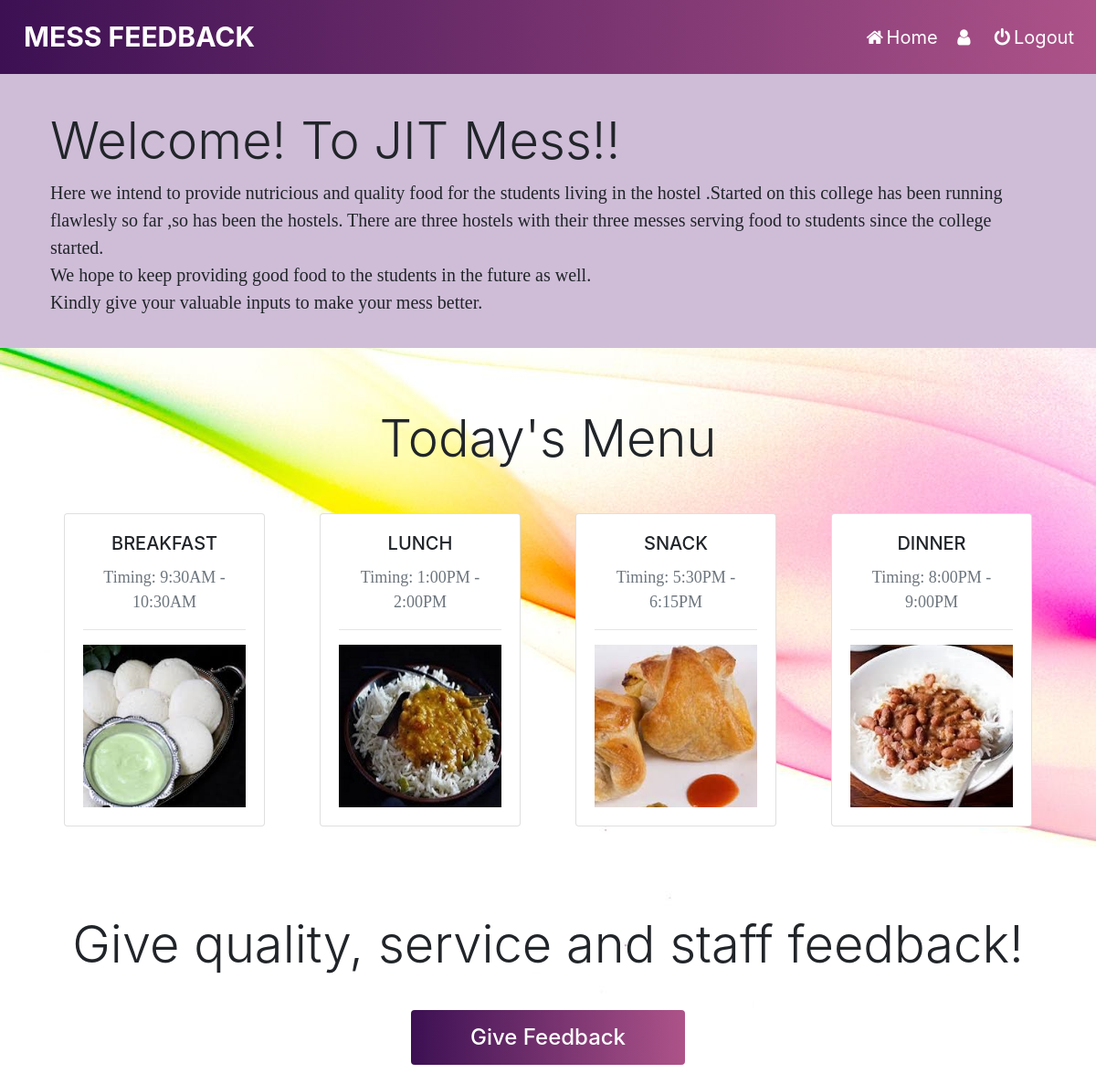
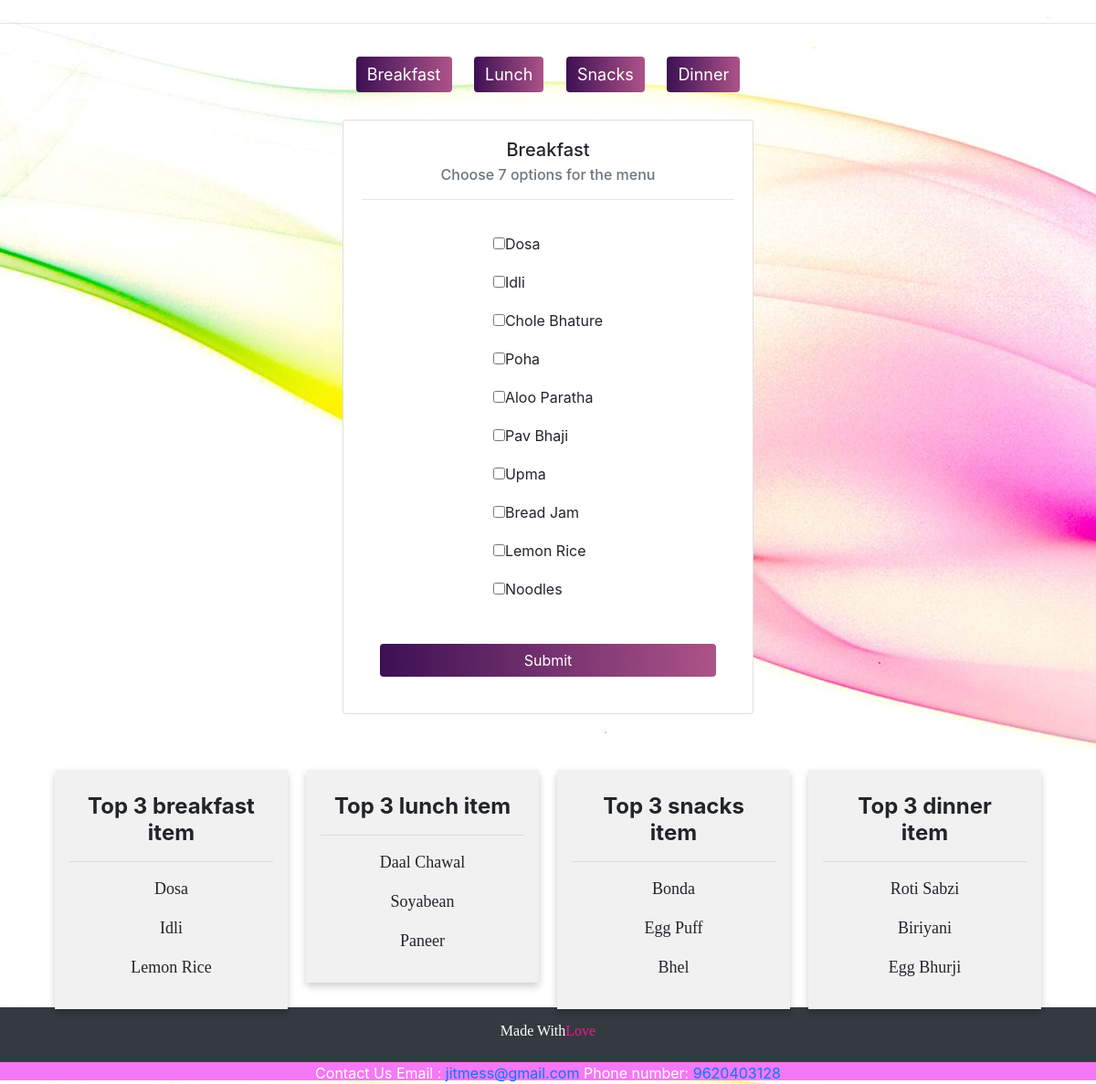
The app's page /home.php with its own data (2 pictures, top to bottom).
### tables this page shows
CREATE TABLE `food_list` (
  `food_id` int(11) NOT NULL,
  `food_name` varchar(255) NOT NULL,
  `food_type` char(1) NOT NULL
);

### home.php (the view, shortened to what this page needs)
<?php
$conn = mysqli_connect('localhost','root','','project');
$query1 = "select food_name from food_list where food_type='B'";
$result1= mysqli_query($conn, $query1);
$top_b_query = "SELECT a.food_id,a.food_name,b.percentage from food_list a,votes_percentage b where a.food_id=b.food_id and a.food_id BETWEEN 1 and 10 ORDER BY percentage DESC limit 3";
$top_b = mysqli_query($conn, $top_b_query);
$top_l_query = "SELECT a.food_id,a.food_name,b.percentage from food_list a,votes_percentage b where a.food_id=b.food_id and a.food_id BETWEEN 11 and 20 ORDER BY percentage DESC limit 3";
$top_l = mysqli_query($conn, $top_l_query);
$top_s_query = "SELECT a.food_id,a.food_name,b.percentage from food_list a,votes_percentage b where a.food_id=b.food_id and a.food_id BETWEEN 21 and 30 ORDER BY percentage DESC limit 3";
$top_s = mysqli_query($conn, $top_s_query);
$top_d_query = "SELECT a.food_id,a.food_name,b.percentage from food_list a,votes_percentage b where a.food_id=b.food_id and a.food_id BETWEEN 31 and 40 ORDER BY percentage DESC limit 3";
$top_d = mysqli_query($conn, $top_d_query);
?>
<!DOCTYPE html>
<html>
<head>
    <link rel="stylesheet" href="https://maxcdn.bootstrapcdn.com/bootstrap/4.3.1/css/bootstrap.min.css">
    <link rel="stylesheet" href="https://cdnjs.cloudflare.com/ajax/libs/font-awesome/4.7.0/css/font-awesome.min.css">
    <link rel="stylesheet" type="text/css" href="styles/style.css">
</head>
<body style="background-image: url('home.jpg');">
    <nav class="navbar navbar-expand-lg navbar-white bg-white">
        <a class="navbar-brand" id="big" href="#"><b>MESS FEEDBACK</b></a>
        <div class="collapse navbar-collapse" id="navbarNavAltMarkup">
            <div class="navbar-nav ml-auto">
                <a class="nav-item nav-link" href="home.php"><i class="fa fa-fw fa-home"></i>Home</i></a>
                <a class="nav-item nav-link" href="user.php"><i class="fa fa-fw fa-user"></i><?php echo $_SESSION['username']; ?></i></a>
                <a class="nav-item nav-link" href="logout.php"><i class="fa fa-fw fa-power-off"></i>Logout</i></a>
            </div>
        </div>
    </nav>
    <div class="jumbotron jumbotron-fluid">
        <div class="container">
            <h3 class="display-4">Welcome! To JIT Mess!!</h3>
            <p class="lead">
                Here we intend to provide nutricious and quality food for the students living in the hostel .Started on this college has been running flawlesly so far ,so has been the hostels. There are three hostels with their three messes serving food to students since
                the college started.
                <br> We hope to keep providing good food to the students in the future as well.<br>Kindly give your valuable inputs to make your mess better.
            </p>
        </div>
    </div>
    <br>
    <h4 class="display-4 text-center">Today's Menu</h4>
    <div id="menu" class="container">
        <div class="row card-deck mb-5 mt-5">
            <div class="col-md-3 col-sm-5">
                <div class="card">
                    <div class="card-body">
                        <h5 class="card-title text-uppercase text-center">Breakfast</h5>
                        <p class="text-muted text-center">Timing: 9:30AM - 10:30AM</p>
                        <hr>
                        <div id="breakfast" class="carousel slide" data-ride="carousel" data-interval="2500">
                            <div class="carousel-inner">
                                <div class="carousel-item active">
                                    <img src="#" id="breakfastimg" class="d-block w-100">
                                </div>
                            </div>
                        </div>
                    </div>
                </div>
            </div>
            <div class="col-md-3 col-sm-5">
                <div class="card">
                    <div class="card-body">
                        <h5 class="card-title text-uppercase text-center">Lunch</h5>
                        <p class="text-muted text-center">Timing: 1:00PM - 2:00PM</p>
                        <hr>
                        <div id="lunch" class="carousel slide" data-ride="carousel" data-interval="2500">
                            <div class="carousel-inner">
                                <div class="carousel-item active">
                                    <img src="#" id="lunchimg" class="d-block w-100">
                                </div>
                            </div>
                        </div>
                    </div>
                </div>
            </div>
            <div class="col-md-3 col-sm-5">
                <div class="card">
                    <div class="card-body">
                        <h5 class="card-title text-uppercase text-center">Snack</h5>
                        <p class="text-muted text-center">Timing: 5:30PM - 6:15PM</p>
                        <hr>
                        <div id="snack" class="carousel slide" data-ride="carousel" data-interval="2500">
                            <div class="carousel-inner">
                                <div class="carousel-item active">
                                    <img src="#" id="snacksimg" class="d-block w-100">
                                </div>
                            </div>
                        </div>
                    </div>
                </div>
            </div>
            <div class="col-md-3 col-sm-5">
                <div class="card">
                    <div class="card-body">
                        <h5 class="card-title text-uppercase text-center">Dinner</h5>
                        <p class="text-muted text-center">Timing: 8:00PM - 9:00PM</p>
                        <hr>
                        <div id="Dinner" class="carousel slide" data-ride="carousel" data-interval="2500">
                            <div class="carousel-inner">
                                <div class="carousel-item active">
                                    <img src="#" id="dinnerimg" class="d-block w-100">
                                </div>
                            </div>
                        </div>
                    </div>
                </div>
            </div>
        </div>
    </div>
    <br>
    <br>
    <center>
        <h1 class="display-4">Give quality, service and staff feedback!</h1>
    </center>
    <center><a href="feedback.php"><button class="btn btn-primary fb-btn" style="height:60px;margin:30px; width:300px;" ><h4>Give Feedback</h4></button></a></center>
    <hr>
    <div class="btn-center">
        <button class="btn btn-primary menu-btn" id="breakfast-btn">Breakfast</button>
        <button class="btn btn-primary menu-btn" id="lunch-btn">Lunch</button>
        <button class="btn btn-primary menu-btn" id="snacks-btn">Snacks</button>
        <button class="btn btn-primary menu-btn" id="dinner-btn">Dinner</button>
    </div>
    <div id="check" class="container">
        <div class="flex">
            <div class="menu-card" id="menucard-b">
                <div class="card">
                    <div class="card-body">
                        <h5 class="card-title" style="text-align:center">Breakfast</h5>
                        <h6 class="card-subtitle text-muted" style="text-align:center">Choose 7 options for the menu</h6>
                        <hr>
                        <form id="breakfast-select" name="breakfast" action="check.php" method="POST">
                            <div class="menu-items">
                                <div class="menu-1">
                                    <?php
                                        while($food1 = mysqli_fetch_assoc($result1))
                                        {
                                    ?>
                                    <div class="checkbox"><label><input type="checkbox" value=<?php  echo '"'.$food1['food_name'].'"' ?> name="b-menu[]" onclick="return checkboxlimit()"><?php echo $food1['food_name']; ?></label></div>
                                    <?php
                                        }
                                    ?>
                                </div>
                            </div>
                            <div class="submit-center">
                                <button type="submit" class="btn btn-block btn-primary">Submit</button>
                            </div>
                        </form>
                    </div>
                </div>
            </div>
        </div>
    </div>
<br><br><br>
<div class="container-c">
<div class="coloumn">
    <div class="card-t">
    <center><h4><b>Top 3 breakfast item</b></h4><hr></center>
    <?php
        while($top_b_result=mysqli_fetch_assoc($top_b))
            {
                ?>
               <center><p><?php echo $top_b_result['food_name']; ?></p></center>
            <?php
            }
         ?>
     </div>
  </div>
  <div class="coloumn">
  <div class="card-t">
  <center><h4><b>Top 3 lunch item</b></h4><hr></center>
    <?php
            while($top_l_result=mysqli_fetch_assoc($top_l))
         {
            ?>
            <center><p><?php echo $top_l_result['food_name']; ?></p></center>
        <?php
            }
         ?>
       </div>
  </div>
  <div class="coloumn">
  <div class="card-t">
  <center><h4><b>Top 3 snacks item</b></h4><hr></center>
    <?php
        while($top_s_result=mysqli_fetch_assoc($top_s))
            {
                ?>
                <center><p><?php echo $top_s_result['food_name']; ?></p></center>
            <?php
            }
         ?>
         </div>
  </div>
  <div class="coloumn">
  <div class="card-t">
  <center><h4><b>Top 3 dinner item</b></h4><hr></center>
    <?php
        while($top_d_result=mysqli_fetch_assoc($top_d))
            {
                ?>
                <center><p><?php echo $top_d_result['food_name']; ?></p></center>
            <?php
            }
         ?>
  </div>
</div>
        </div>
    <div>
        <footer class="page-footer bg-dark">
            <div>
                <p style="color:white" class="h6 text-center footer-copyright p-3">Made With<span style="color: deeppink">Love</span></p>
                <div class="contact-footer">
                    <span>Contact Us</span>
                    <span>Email : <a href="mailto:jitmess@gmail.com">jitmess@gmail.com</a> Phone number: <a href="tel:9620403128">9620403128</a></span>
                </div>
            </div>
        </footer>
    </div>
</body>
</html>

### styles/style.css (style rules this page uses)
* { text-decoration: none; }
body { padding: 0; background-position: cover; }
.navbar { background: #ad5389; background: -webkit-linear-gradient(to right, #3c1053, #ad5389); background: linear-gradient(to right, #3c1053, #ad5389); }
#big { text-decoration-color: black; font-size: 30px; }
.navbar a { float: left; padding: 10px; color: #fff; text-decoration: none; font-size: 20px; }
.jumbotron { height: 300px; padding: 40px; background-color: rgb(207, 189, 216); }
.flex { display: flex; flex-direction: row; justify-content: center; }
.btn { border: none; background: #ad5389; background: -webkit-linear-gradient(to right, #3c1053, #ad5389); background: linear-gradient(to right, #3c1053, #ad5389); }
.btn-center { text-align: center; align-items: center; }
.menu-btn { border: none; font-size: 18px; margin: 20px 10px; background: linear-gradient(to right, #3c1053, #ad5389); transition: .3s; }
.fb-btn { height: 50px; width: 130px; margin: 30px; }
.coloumn { float: left; width: 25%; padding: 0 10px; }
.row { margin: 0 -5px; }
.row:after { content: ""; display: flex; clear: both; }
h4 { margin: 10px; }
.card-t { box-shadow: 0 4px 8px 0 rgba(0, 0, 0, 0.2); padding: 16px; text-align: center; background-color: #f1f1f1; }
.container-c { display: flex; margin: 30px; padding: 20px; height: 250px; }
.menu-card { padding: 10px 20px; height: 600px; width: 490px; }
.submit-center { display: flex; justify-content: center; margin: 20px 20px; }
.menu-items { display: flex; flex-direction: row; justify-content: space-evenly; }
.menu-1, .menu-2 { margin: 0px 10px; padding: 15px; }
.checkbox, .d-menu { padding: 5px 10px; }
.page-footer { margin: 30px 0px 0px; }
.contact-footer { background-color: rgb(245, 120, 245); color: white; text-align: center; height: 20px; }
p { font-size: 18px; font-family: 'Times New Roman', Times, serif; }

### records on screen
food_list: food_name "Dosa"
food_list: food_name "Idli"
food_list: food_name "Chole Bhature"
food_list: food_name "Poha"
food_list: food_name "Aloo Paratha"
food_list: food_name "Pav Bhaji"
food_list: food_name "Upma"
food_list: food_name "Bread Jam"
food_list: food_name "Lemon Rice"
food_list: food_name "Noodles"
food_list: food_name "Daal Chawal"
food_list: food_name "Soyabean"
food_list: food_name "Paneer"
food_list: food_name "Bonda"
food_list: food_name "Egg Puff"
food_list: food_name "Bhel"
food_list: food_name "Roti Sabzi"
food_list: food_name "Biriyani"
food_list: food_name "Egg Bhurji"
